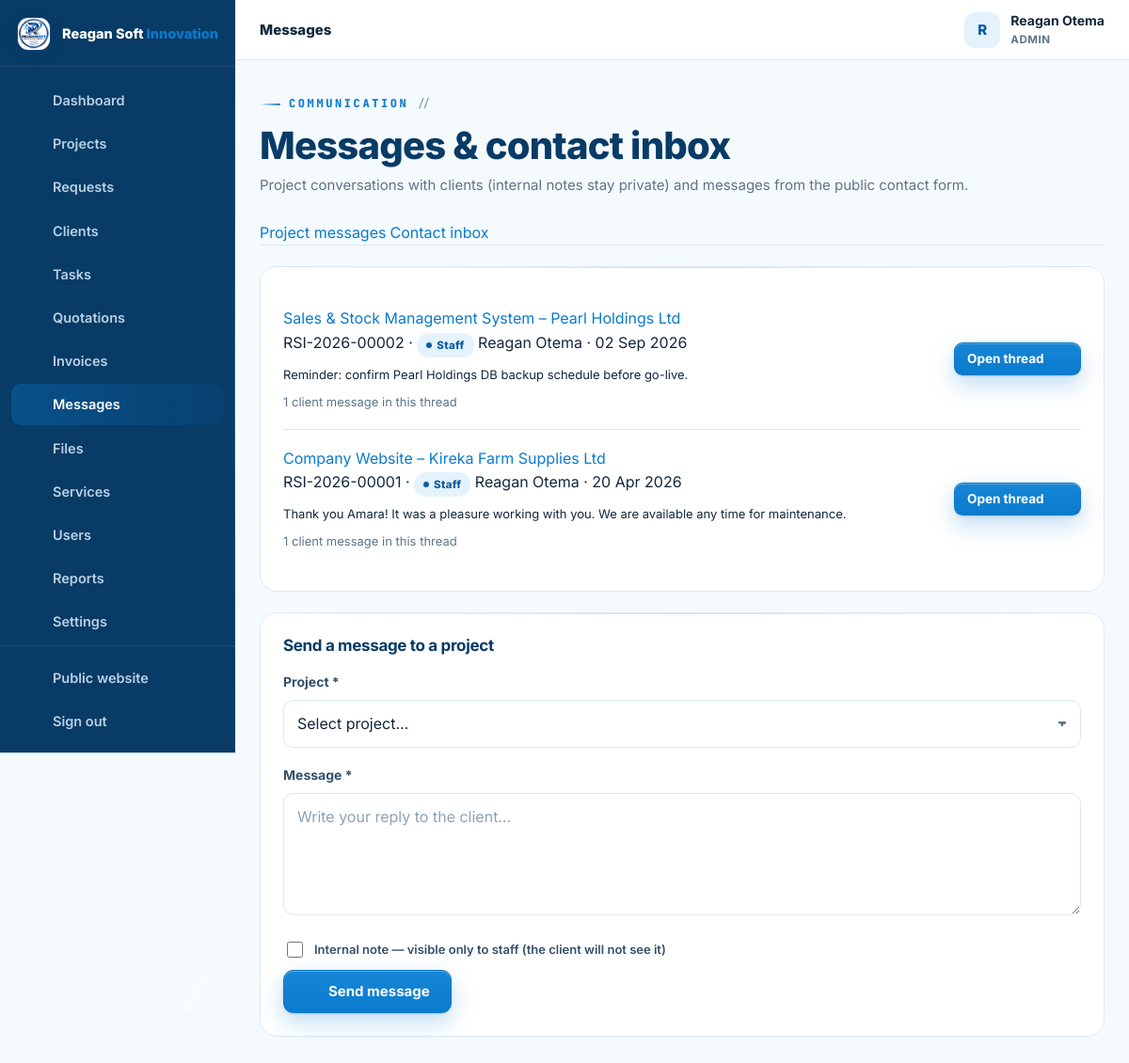
Page /admin/messages.php (signed in) on the earlier database version.
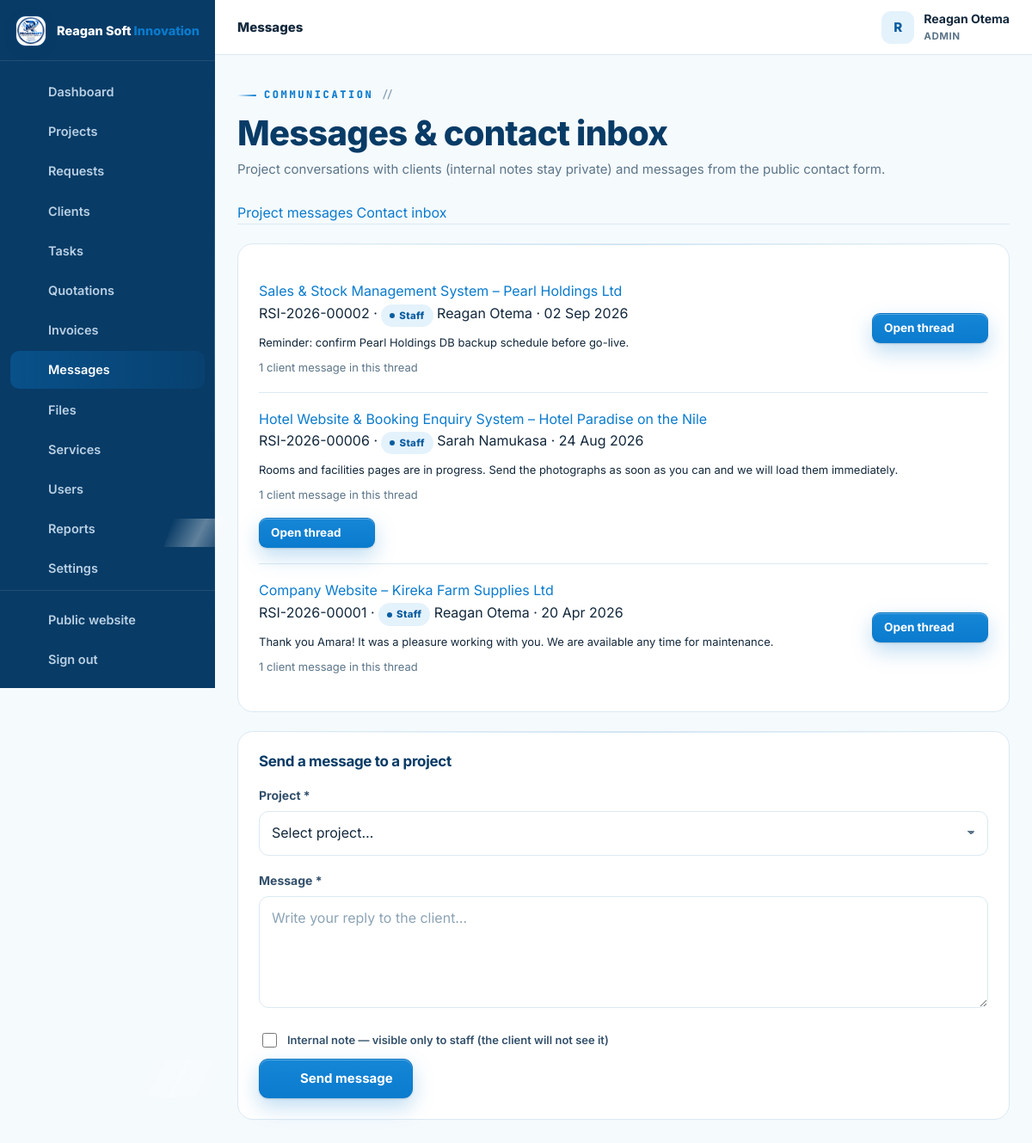
Same page on the later database version.
### tables this page shows
CREATE TABLE IF NOT EXISTS project_messages (
  id INT UNSIGNED AUTO_INCREMENT PRIMARY KEY,
  project_id INT UNSIGNED NOT NULL,
  sender_id INT UNSIGNED NOT NULL,
  sender_role ENUM('admin','staff','client') NOT NULL,
  message TEXT NOT NULL,
  is_internal TINYINT(1) NOT NULL DEFAULT 0,
  created_at TIMESTAMP DEFAULT CURRENT_TIMESTAMP,
  FOREIGN KEY (project_id) REFERENCES projects(id) ON DELETE CASCADE,
  FOREIGN KEY (sender_id) REFERENCES users(id) ON DELETE CASCADE,
  INDEX idx_messages_project (project_id)
);

CREATE TABLE IF NOT EXISTS projects (
  id INT UNSIGNED AUTO_INCREMENT PRIMARY KEY,
  ref_no VARCHAR(30) NOT NULL UNIQUE,                
  client_id INT UNSIGNED NOT NULL,
  service_id INT UNSIGNED NULL,
  assigned_to INT UNSIGNED NULL,                     
  title VARCHAR(190) NOT NULL,
  description TEXT NOT NULL,
  requirements TEXT NULL,
  budget DECIMAL(14,2) NULL,
  priority ENUM('low','normal','high','urgent') NOT NULL DEFAULT 'normal',
  status ENUM('NEW','REVIEWING','QUOTATION','APPROVED','IN_PROGRESS','WAITING_FOR_CLIENT','TESTING','COMPLETED','CANCELLED') NOT NULL DEFAULT 'NEW',
  progress TINYINT UNSIGNED NOT NULL DEFAULT 0,
  deadline DATE NULL,
  started_at DATETIME NULL,
  completed_at DATETIME NULL,
  submitted_at TIMESTAMP DEFAULT CURRENT_TIMESTAMP,
  updated_at TIMESTAMP DEFAULT CURRENT_TIMESTAMP ON UPDATE CURRENT_TIMESTAMP,
  FOREIGN KEY (client_id) REFERENCES users(id) ON DELETE CASCADE,
  FOREIGN KEY (service_id) REFERENCES services(id) ON DELETE SET NULL,
  FOREIGN KEY (assigned_to) REFERENCES users(id) ON DELETE SET NULL,
  INDEX idx_projects_client (client_id),
  INDEX idx_projects_status (status),
  INDEX idx_projects_assigned (assigned_to),
  INDEX idx_projects_service (service_id)
);

CREATE TABLE IF NOT EXISTS users (
  id INT UNSIGNED AUTO_INCREMENT PRIMARY KEY,
  full_name VARCHAR(150) NOT NULL,
  email VARCHAR(190) NOT NULL UNIQUE,
  phone VARCHAR(40) NULL,
  password_hash VARCHAR(255) NOT NULL,
  role ENUM('admin','staff','client') NOT NULL DEFAULT 'client',
  company VARCHAR(190) NULL,
  address VARCHAR(255) NULL,
  avatar VARCHAR(255) NULL,
  active TINYINT(1) NOT NULL DEFAULT 1,
  failed_logins INT UNSIGNED NOT NULL DEFAULT 0,
  locked_until DATETIME NULL,
  last_login_at DATETIME NULL,
  created_at TIMESTAMP DEFAULT CURRENT_TIMESTAMP,
  updated_at TIMESTAMP DEFAULT CURRENT_TIMESTAMP ON UPDATE CURRENT_TIMESTAMP,
  INDEX idx_users_role (role),
  INDEX idx_users_active (active)
);

### config/config.php (called while the page is built, shortened)
<?php
function db(): PDO {
    static $pdo = null;
    if ($pdo === null) {
        try {
            $pdo = new PDO(
                'mysql:host=' . DB_HOST . ';dbname=' . DB_NAME . ';charset=utf8mb4',
                DB_USER,
                DB_PASS,
                [
                    PDO::ATTR_ERRMODE            => PDO::ERRMODE_EXCEPTION,
                    PDO::ATTR_DEFAULT_FETCH_MODE => PDO::FETCH_ASSOC,
                    PDO::ATTR_EMULATE_PREPARES   => false,
                    PDO::ATTR_STRINGIFY_FETCHES  => false,
                    PDO::ATTR_TIMEOUT            => 5,
                    PDO::MYSQL_ATTR_INIT_COMMAND => "SET time_zone = '+03:00', NAMES utf8mb4 COLLATE utf8mb4_unicode_ci",
                ]
            );
        } catch (PDOException $e) {
            db_connection_failed($e);
        }
    }
    return $pdo;
}
function e(mixed $value): string {
    return htmlspecialchars((string)($value ?? ''), ENT_QUOTES, 'UTF-8');
}
function flash(string $key, ?string $value = null): ?string {
    $msg = $_SESSION['flash'][$key] ?? null;
    return $msg;
}
function app_url(string $path = ''): string {
    return APP_URL . ($path === '' ? '' : '/' . ltrim($path, '/'));
}
function current_user(): ?array {
    static $user = false;
    if ($user === false) {
        if (empty($_SESSION['user_id'])) {
            $user = null;
        } else {
            $st = db()->prepare('SELECT * FROM users WHERE id = ? AND active = 1 LIMIT 1');
            $st->execute([(int)$_SESSION['user_id']]);
            $user = $st->fetch() ?: null;
        }
    }
    return $user;
}
function is_logged_in(): bool {
    return current_user() !== null;
}
function user_role(): ?string {
    $u = current_user();
    return $u['role'] ?? null;
}
function require_login(): void {
    if (!is_logged_in()) {
        $_SESSION['intended'] = $_SERVER['REQUEST_URI'] ?? '';
        flash('error', 'Please sign in to continue.');
        redirect(app_url('login.php'));
    }
}
function require_staff(): void {
    require_login();
}
require_once __DIR__ . '/../inc/functions.php';

### admin/messages.php (the view, shortened to what the changed rows need)
<?php
require __DIR__ . '/../config/config.php';
require_staff();
$pdo = db();
$tab = $_GET['tab'] ?? 'projects';
$convs = $pdo->query(
    "SELECT m.*, u.full_name AS sender_name, p.title AS project_title, p.ref_no, p.client_id,
            (SELECT COUNT(*) FROM project_messages m2 WHERE m2.project_id = m.project_id AND m2.is_internal = 0 AND m2.sender_role = 'client') AS client_msgs
     FROM project_messages m
     JOIN users u ON u.id = m.sender_id
     JOIN projects p ON p.id = m.project_id
     WHERE m.created_at = (SELECT MAX(created_at) FROM project_messages m3 WHERE m3.project_id = m.project_id)
     ORDER BY m.created_at DESC"
)->fetchAll();
dashboard_head(['title' => 'Messages', 'active' => 'messages', 'crumb' => 'Messages']);
?>
<div class="dash-head">
  <div>
    <h2>Messages &amp; contact inbox</h2>
  </div>
</div>
<?php if ($tab === 'projects'): ?>
  <?php if ($convs): ?>
    <div class="panel">
      <?php foreach ($convs as $m): ?>
        <div class="convo-row">
          <div style="flex-grow:1;min-width:240px">
            <a class="row-title" href="<?= app_url('admin/project.php?id=' . (int)$m['project_id'] . '&tab=messages') ?>"><?= e($m['project_title']) ?></a>
            <div class="row-sub"><?= e($m['ref_no']) ?> · <?= $m['sender_role'] === 'client' ? '<b class="badge green">Client</b>' : '<span class="badge blue">Staff</span>' ?> <?= e($m['sender_name']) ?> · <?= time_ago($m['created_at']) ?></div>
            <p class="small mt-1 mb-0"><?= e(truncate($m['message'], 200)) ?></p>
            <p class="small muted mt-1" style="margin-bottom:0"><?= (int)$m['client_msgs'] ?> client message<?= (int)$m['client_msgs'] === 1 ? '' : 's' ?> in this thread</p>
          </div>
          <div style="display:flex;gap:8px;align-items:center;flex-wrap:wrap">
            <a class="btn btn-primary btn-sm" href="<?= app_url('admin/project.php?id=' . (int)$m['project_id'] . '&tab=messages') ?>">Open thread <?= icon('arrow') ?></a>
          </div>
        </div>
      <?php endforeach; ?>
    </div>
  <?php else: ?>
    <section class="panel"><div class="empty"><?= icon('chat') ?><h4>No project messages yet</h4><p>Messages inside projects will appear here.</p></div></section>
  <?php endif; ?>
<?php endif; ?>
<?php dashboard_footer(); ?>

### inc/layout.php (shortened to what the changed rows need)
<?php
function dashboard_nav_items(): array {
    $role = user_role();
    $client = [
        ['dashboard', 'Dashboard', app_url('client/index.php'), 'dashboard'],
        ['projects', 'My Projects', app_url('client/projects.php'), 'folder'],
        ['request', 'New Request', app_url('client/request.php'), 'plus'],
        ['messages', 'Messages', app_url('client/messages.php'), 'chat'],
        ['files', 'Files', app_url('client/files.php'), 'file'],
        ['notifications', 'Notifications', app_url('client/notifications.php'), 'bell'],
        ['profile', 'Profile', app_url('client/profile.php'), 'user'],
    ];
    $staff = [
        ['dashboard', 'Dashboard', app_url('admin/index.php'), 'dashboard'],
        ['projects', 'Projects', app_url('admin/projects.php'), 'folder'],
        ['requests', 'Requests', app_url('admin/requests.php'), 'inbox'],
        ['clients', 'Clients', app_url('admin/clients.php'), 'users'],
        ['tasks', 'Tasks', app_url('admin/tasks.php'), 'list'],
        ['quotations', 'Quotations', app_url('admin/quotations.php'), 'doc'],
        ['invoices', 'Invoices', app_url('admin/invoices.php'), 'money'],
        ['messages', 'Messages', app_url('admin/messages.php'), 'chat'],
        ['files', 'Files', app_url('admin/files.php'), 'file'],
    ];
    if ($role === 'admin') {
        $staff = array_merge($staff, [
            ['services', 'Services', app_url('admin/services.php'), 'globe'],
            ['users', 'Users', app_url('admin/users.php'), 'users'],
            ['reports', 'Reports', app_url('admin/reports.php'), 'chart'],
            ['settings', 'Settings', app_url('admin/settings.php'), 'settings'],
            ['audit', 'Audit Logs', app_url('admin/audit.php'), 'search'],
        ]);
    }
    return $role === 'client' ? $client : $staff;
}
function dashboard_head(array $page = []): void {
    $user = current_user();
    $items = dashboard_nav_items();
    $active = $page['active'] ?? '';
    ?>
<!doctype html>
<html lang="en">
<head>
<link rel="stylesheet" href="<?= app_url('assets/css/style.css') ?>">
<link rel="stylesheet" href="<?= app_url('assets/css/tech.css') ?>">
</head>
<body class="dash-body">
<div class="dash-layout">
  <aside class="sidebar" id="sidebar" aria-label="Portal navigation">
    <nav class="side-nav">
      <?php foreach ($items as $it): ?>
        <a href="<?= e($it[2]) ?>" class="<?= $active === $it[0] ? 'active' : '' ?>">
          <?= icon($it[3]) ?><span><?= e($it[1]) ?></span>
        </a>
      <?php endforeach; ?>
    </nav>
  </aside>
  <div class="dash-shell">
    <main class="dash-main" id="main">
<?php
}
function dashboard_footer(): void {
    ?>
    </main>
  </div>
</div>
</body>
</html>
<?php
}

### inc/functions.php (shortened to what the changed rows need)
<?php
function time_ago(?string $datetime): string {
    $ts = strtotime($datetime);
    $diff = time() - $ts;
    return date('d M Y', $ts);
}
function truncate(string $text, int $length = 90): string {
    return mb_strimwidth($text, 0, $length, '…');
}
function icon(string $name, string $class = ''): string {
    $path = $paths[$name] ?? $paths['code-s'];
    $cls = $class !== '' ? ' class="' . e($class) . '"' : '';
    return '<svg' . $cls . ' viewBox="0 0 24 24" fill="none" stroke="currentColor" stroke-width="1.8" stroke-linecap="round" stroke-linejoin="round" aria-hidden="true">' . $path . '</svg>';
}
require_once __DIR__ . '/layout.php';

Differences in the rows shown:
added project_messages: project.title "Hotel Website & Booking Enquiry System – Hotel Paradise on the Nile", project.ref_no "RSI-2026-00006", sender_role "Staff", sender.full_name "Sarah Namukasa", created_at "24 Aug 2026", message "Rooms and facilities pages are in progress. Send the photographs as soon as you can and we will load them immediately.", client_msgs "1"
